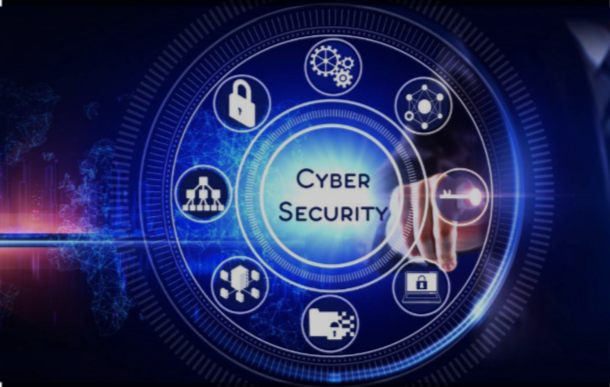
#> input picture PRODIGY_CS_02/Image.png, 610 x 387 px, found by its file name
$ python pixel_manipulation.py
#> lines starting #> are read from the running program, lines starting #| are printed output that depends on the picture
from PIL import Image
import numpy as np
import os

def encrypt_image(image_path, key, output_path):
#> called with key = 50
    try:

        if not os.path.exists(image_path):
            print(f"Error: The input image path '{image_path}' does not exist.")
            return

        image = Image.open(image_path)
#> image is the input picture: PIL image 610x387 RGBA; mean R, G, B, A 35.3, 42, 89.9, 255
        image_array = np.array(image)
        key = 200
        encrypted_array = (image_array + key) % 255
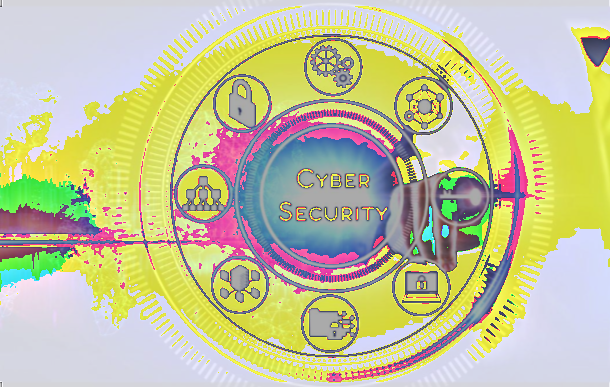
#> encrypted_array: shape (387, 610, 4); mean R, G, B, A 180.8, 179.7, 128.9, 199; transparent parts drawn white
        encrypted_image = Image.fromarray(np.uint8(encrypted_array))

        encrypted_image.save(output_path)
        print(f"Image encrypted and saved as '{output_path}'.")
    except Exception as e:
        print(f"An error occurred during encryption: {e}")

if __name__ == "__main__":
    key=50
    input_image_path = r'C:\Users\user\Desktop\Prodigy intern\PRODIGY_CS_02\Image.png'
    encrypted_image_path = r'C:\Users\user\Desktop\Prodigy intern\PRODIGY_CS_02\manipulated_image.png'
    encrypt_image(input_image_path, key, encrypted_image_path)
